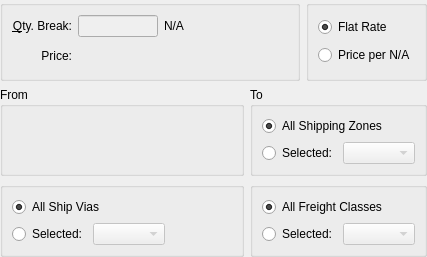
     <widget class="QWidget" name="_freightPage">
      <layout class="QGridLayout">
       <property name="margin">
        <number>0</number>
       </property>
       <item row="0" column="0">
        <layout class="QHBoxLayout">
         <item>
          <layout class="QVBoxLayout">
           <item>
            <layout class="QGridLayout">
             <item row="0" column="0" colspan="2">
              <widget class="QGroupBox" name="_freightRateGroup">
               <property name="title">
                <string/>
               </property>
               <layout class="QGridLayout">
                <item row="0" column="0">
                 <widget class="XLabel" name="_qtyBreakFreightLit">
                  <property name="text">
                   <string>&amp;Qty. Break:</string>
                  </property>
                  <property name="alignment">
                   <set>Qt::AlignRight|Qt::AlignTrailing|Qt::AlignVCenter</set>
                  </property>
                  <property name="buddy">
                   <cstring>_qtyBreakFreight</cstring>
                  </property>
                 </widget>
                </item>
                <item row="0" column="1">
                 <layout class="QHBoxLayout">
                  <item>
                   <widget class="XLineEdit" name="_qtyBreakFreight">
                    <property name="enabled">
                     <bool>false</bool>
                    </property>
                    <property name="sizePolicy">
                     <sizepolicy hsizetype="Preferred" vsizetype="Fixed">
                      <horstretch>0</horstretch>
                      <verstretch>0</verstretch>
                     </sizepolicy>
                    </property>
                    <property name="minimumSize">
                     <size>
                      <width>0</width>
                      <height>22</height>
                     </size>
                    </property>
                    <property name="maximumSize">
                     <size>
                      <width>80</width>
                      <height>32767</height>
                     </size>
                    </property>
                    <property name="alignment">
                     <set>Qt::AlignRight</set>
                    </property>
                   </widget>
                  </item>
                  <item>
                   <widget class="XLabel" name="_qtyBreakFreightUOM">
                    <property name="text">
                     <string>N/A</string>
                    </property>
                   </widget>
                  </item>
                  <item>
                   <spacer>
                    <property name="orientation">
                     <enum>Qt::Horizontal</enum>
                    </property>
                    <property name="sizeHint" stdset="0">
                     <size>
                      <width>0</width>
                      <height>20</height>
                     </size>
                    </property>
                   </spacer>
                  </item>
                 </layout>
                </item>
                <item row="1" column="0">
                 <widget class="XLabel" name="_priceFreightLit">
                  <property name="text">
                   <string>Price:</string>
                  </property>
                  <property name="alignment">
                   <set>Qt::AlignRight|Qt::AlignTrailing|Qt::AlignVCenter</set>
                  </property>
                 </widget>
                </item>
                <item row="1" column="1">
                 <layout class="QHBoxLayout">
                  <item>
                   <widget class="CurrCluster" name="_priceFreight">
                    <property name="minimumSize">
                     <size>
                      <width>160</width>
                      <height>0</height>
                     </size>
                    </property>
                    <property name="format">
                     <enum>CurrDisplay::SalesPrice</enum>
                    </property>
                    <property name="currencyDisabled">
                     <bool>true</bool>
                    </property>
                   </widget>
                  </item>
                  <item>
                   <spacer>
                    <property name="orientation">
                     <enum>Qt::Horizontal</enum>
                    </property>
                    <property name="sizeHint" stdset="0">
                     <size>
                      <width>0</width>
                      <height>26</height>
                     </size>
                    </property>
                   </spacer>
                  </item>
                 </layout>
                </item>
               </layout>
              </widget>
             </item>
             <item row="0" column="2">
              <widget class="QGroupBox" name="_typeFreightGroup">
               <property name="title">
                <string/>
               </property>
               <layout class="QGridLayout">
                <item row="0" column="0">
                 <widget class="QRadioButton" name="_flatRateFreight">
                  <property name="text">
                   <string>Flat Rate</string>
                  </property>
                  <property name="checked">
                   <bool>true</bool>
                  </property>
                 </widget>
                </item>
                <item row="1" column="0">
                 <widget class="QRadioButton" name="_perUOMFreight">
                  <property name="text">
                   <string>Price per N/A</string>
                  </property>
                 </widget>
                </item>
               </layout>
              </widget>
             </item>
             <item row="1" column="0">
              <widget class="WarehouseGroup" name="_siteFreight">
               <property name="title">
                <string>From</string>
               </property>
               <property name="fixedSize">
                <bool>false</bool>
               </property>
              </widget>
             </item>
             <item row="1" column="1" colspan="2">
              <widget class="QGroupBox" name="_zoneFreightGroup">
               <property name="title">
                <string>To</string>
               </property>
               <layout class="QGridLayout">
                <item row="0" column="0" colspan="2">
                 <widget class="QRadioButton" name="_allZonesFreight">
                  <property name="text">
                   <string>All Shipping Zones</string>
                  </property>
                  <property name="checked">
                   <bool>true</bool>
                  </property>
                 </widget>
                </item>
                <item row="1" column="0">
                 <widget class="QRadioButton" name="_selectedZoneFreight">
                  <property name="text">
                   <string>Selected:</string>
                  </property>
                 </widget>
                </item>
                <item row="1" column="1">
                 <layout class="QHBoxLayout">
                  <item>
                   <widget class="XComboBox" name="_zoneFreight">
                    <property name="enabled">
                     <bool>false</bool>
                    </property>
                   </widget>
                  </item>
                  <item>
                   <spacer>
                    <property name="orientation">
                     <enum>Qt::Horizontal</enum>
                    </property>
                    <property name="sizeHint" stdset="0">
                     <size>
                      <width>0</width>
                      <height>20</height>
                     </size>
                    </property>
                   </spacer>
                  </item>
                 </layout>
                </item>
               </layout>
              </widget>
             </item>
             <item row="2" column="0">
              <widget class="QGroupBox" name="_shipViaFreightGroup">
               <property name="title">
                <string/>
               </property>
               <layout class="QGridLayout">
                <item row="0" column="0" colspan="2">
                 <widget class="QRadioButton" name="_allShipViasFreight">
                  <property name="text">
                   <string>All Ship Vias</string>
                  </property>
                  <property name="checked">
                   <bool>true</bool>
                  </property>
                 </widget>
                </item>
                <item row="1" column="0">
                 <widget class="QRadioButton" name="_selectedShipViaFreight">
                  <property name="text">
                   <string>Selected:</string>
                  </property>
                 </widget>
                </item>
                <item row="1" column="1">
                 <layout class="QHBoxLayout">
                  <item>
                   <widget class="XComboBox" name="_shipViaFreight">
                    <property name="enabled">
                     <bool>false</bool>
                    </property>
                   </widget>
                  </item>
                  <item>
                   <spacer>
                    <property name="orientation">
                     <enum>Qt::Horizontal</enum>
                    </property>
                    <property name="sizeHint" stdset="0">
                     <size>
                      <width>0</width>
                      <height>20</height>
                     </size>
                    </property>
                   </spacer>
                  </item>
                 </layout>
                </item>
               </layout>
              </widget>
             </item>
             <item row="2" column="1" colspan="2">
              <widget class="QGroupBox" name="_freightClassGroup">
               <property name="title">
                <string/>
               </property>
               <layout class="QGridLayout">
                <item row="0" column="0" colspan="2">
                 <widget class="QRadioButton" name="_allFreightClasses">
                  <property name="text">
                   <string>All Freight Classes</string>
                  </property>
                  <property name="checked">
                   <bool>true</bool>
                  </property>
                 </widget>
                </item>
                <item row="1" column="0">
                 <widget class="QRadioButton" name="_selectedFreightClass">
                  <property name="text">
                   <string>Selected:</string>
                  </property>
                 </widget>
                </item>
                <item row="1" column="1">
                 <layout class="QHBoxLayout">
                  <item>
                   <widget class="XComboBox" name="_freightClass">
                    <property name="enabled">
                     <bool>false</bool>
                    </property>
                   </widget>
                  </item>
                  <item>
                   <spacer>
                    <property name="orientation">
                     <enum>Qt::Horizontal</enum>
                    </property>
                    <property name="sizeHint" stdset="0">
                     <size>
                      <width>0</width>
                      <height>20</height>
                     </size>
                    </property>
                   </spacer>
                  </item>
                 </layout>
                </item>
               </layout>
              </widget>
             </item>
            </layout>
           </item>
           <item>
            <spacer>
             <property name="orientation">
              <enum>Qt::Vertical</enum>
             </property>
             <property name="sizeHint" stdset="0">
              <size>
               <width>20</width>
               <height>0</height>
              </size>
             </property>
            </spacer>
           </item>
          </layout>
         </item>
         <item>
          <spacer>
           <property name="orientation">
            <enum>Qt::Horizontal</enum>
           </property>
           <property name="sizeHint" stdset="0">
            <size>
             <width>0</width>
             <height>20</height>
            </size>
           </property>
          </spacer>
         </item>
        </layout>
       </item>
      </layout>
     </widget>
